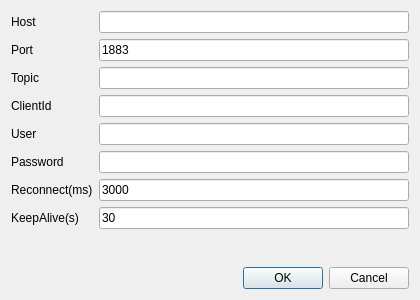
<?xml version="1.0" encoding="UTF-8"?>
<ui version="4.0">
 <class>AddMqttDialog</class>
 <widget class="QDialog" name="AddMqttDialog">
  <property name="geometry">
   <rect>
    <x>0</x>
    <y>0</y>
    <width>420</width>
    <height>300</height>
   </rect>
  </property>
  <property name="windowTitle">
   <string>Add MQTT Stream</string>
  </property>
  <layout class="QVBoxLayout" name="rootLayout">
   <item>
    <layout class="QFormLayout" name="formLayout">
     <item row="0" column="0">
      <widget class="QLabel" name="hostLabel">
       <property name="text">
        <string>Host</string>
       </property>
      </widget>
     </item>
     <item row="0" column="1">
      <widget class="QLineEdit" name="hostEdit"/>
     </item>
     <item row="1" column="0">
      <widget class="QLabel" name="portLabel">
       <property name="text">
        <string>Port</string>
       </property>
      </widget>
     </item>
     <item row="1" column="1">
      <widget class="QLineEdit" name="portEdit">
       <property name="text">
        <string>1883</string>
       </property>
      </widget>
     </item>
     <item row="2" column="0">
      <widget class="QLabel" name="topicLabel">
       <property name="text">
        <string>Topic</string>
       </property>
      </widget>
     </item>
     <item row="2" column="1">
      <widget class="QLineEdit" name="topicEdit"/>
     </item>
     <item row="3" column="0">
      <widget class="QLabel" name="clientIdLabel">
       <property name="text">
        <string>ClientId</string>
       </property>
      </widget>
     </item>
     <item row="3" column="1">
      <widget class="QLineEdit" name="clientIdEdit"/>
     </item>
     <item row="4" column="0">
      <widget class="QLabel" name="userLabel">
       <property name="text">
        <string>User</string>
       </property>
      </widget>
     </item>
     <item row="4" column="1">
      <widget class="QLineEdit" name="userEdit"/>
     </item>
     <item row="5" column="0">
      <widget class="QLabel" name="passwordLabel">
       <property name="text">
        <string>Password</string>
       </property>
      </widget>
     </item>
     <item row="5" column="1">
      <widget class="QLineEdit" name="passEdit">
       <property name="echoMode">
        <enum>QLineEdit::Password</enum>
       </property>
      </widget>
     </item>
     <item row="6" column="0">
      <widget class="QLabel" name="reconnectLabel">
       <property name="text">
        <string>Reconnect(ms)</string>
       </property>
      </widget>
     </item>
     <item row="6" column="1">
      <widget class="QLineEdit" name="reconnectEdit">
       <property name="text">
        <string>3000</string>
       </property>
      </widget>
     </item>
     <item row="7" column="0">
      <widget class="QLabel" name="keepAliveLabel">
       <property name="text">
        <string>KeepAlive(s)</string>
       </property>
      </widget>
     </item>
     <item row="7" column="1">
      <widget class="QLineEdit" name="keepAliveEdit">
       <property name="text">
        <string>30</string>
       </property>
      </widget>
     </item>
    </layout>
   </item>
   <item>
    <widget class="QDialogButtonBox" name="buttonBox">
     <property name="orientation">
      <enum>Qt::Horizontal</enum>
     </property>
     <property name="standardButtons">
      <set>QDialogButtonBox::Cancel|QDialogButtonBox::Ok</set>
     </property>
    </widget>
   </item>
  </layout>
 </widget>
 <resources/>
 <connections/>
</ui>
